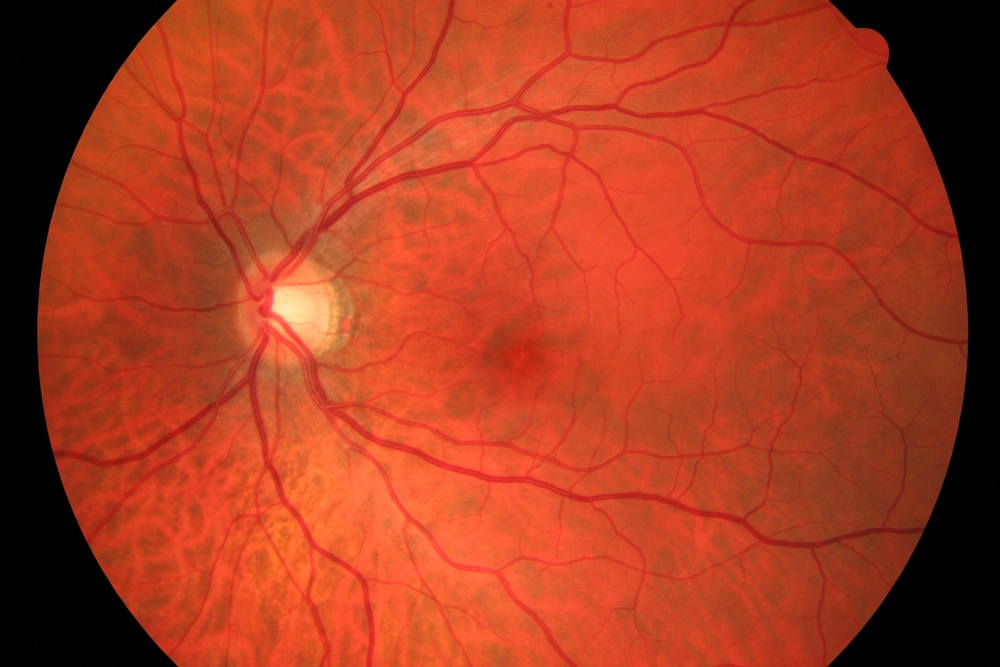
%> input picture 2D/images/sampleImage.jpg, 1000 x 667 px, shrunk from 3504 x 2336 before the run
$ octave FAT_test_2D.m   (GNU Octave 9; MATLAB toolbox functions it lacks are replaced by stand-ins)
%> lines starting %> are read from the running program, lines starting %| are printed output that depends on the picture
### 2D/lib/normalize.m
function im = normalize(im)
im = double(im); im = (im - min(im(:))) / (max(im(:)) - min(im(:)));
end

### 2D/lib/FractionalIstropicTensor.m
function out = FractionalIstropicTensor(I,sigmas,tau,tau2,D,spacing,whiteondark)
% calculates the vesselness Fractional anisotropy tensor of a 2D
% input image
%   -Fractional anisotropy tensor equation:
%    Reference :
%     Hansen, Charles D., and Chris R. Johnson. Visualization handbook. Academic Press, 2011.�? APA
% inputs,
%   I : 2D image
%   sigmas : vector of scales on which the vesselness is computed
%   spacing : input image spacing resolution - during hessian matrix
%       computation, the gaussian filter kernel size in each dimension can
%       be adjusted to account for different image spacing for different
%       dimensions
%   tau,tau 2: cutoff thresholding related to eignvlaues.
%   D  : the step size of soultion evolution.
%
% outputs,
%   out: final vesselness response over scales sigmas
%
% Example:

% out = FractionalIstropicTensor(I, sigmas,spacing,tau ,tau2,D )
% sigmas = [1:1:3];
% out = FractionalIstropicTensor(I, sigmas, 1,0.03,0.3,0.27)
%
% Function written by Haifa F. Alhasson , Durham University (Dec 2017)
% Based on code by T. Jerman, University of Ljubljana (October 2014)
%%
spacing = [spacing spacing];
verbose = 1;
%% preprocessing
I = single(I);
%% Enhancement
vesselness = zeros(size(I));
for j = 1:length(sigmas)
    if verbose
        %disp(['Current filter scale (sigma): ' num2str(sigmas(j)) ]);
    end
    %% (1) Eigen-values
    [~, Lambda2] = imageEigenvalues(I,sigmas(j),spacing,whiteondark);
    %% filter response at current scale from RVR
    Lambda3 = Lambda2;
    Lambda3(Lambda3<0 & Lambda3 >= tau .* min(Lambda3(:)))=  tau.* min(Lambda3(:));
    %% New filter response
    Lambda4 = Lambda2;
    Lambda4(Lambda4<0 & Lambda4 >= tau2 .* min(Lambda4(:)))= tau2.* min(Lambda4(:));
    %% (2) Fractional Anisotropy Tensor equation:
    % Mean Eigen-value (LambdaMD):
    LambdaMD = abs(abs(Lambda2)+ abs(Lambda3) +abs(Lambda4))./3;
    % response at current scale
    response = sqrt((((abs(Lambda2))-abs(LambdaMD)).^2+(abs((Lambda3))-abs(LambdaMD)).^2+(abs(Lambda4)-abs(LambdaMD)).^2)) ./sqrt(((abs(Lambda2))).^2+((abs(Lambda3))).^2+(abs(Lambda4)).^2);
    response  = imcomplement(sqrt(3./2).*response);
    %% (3) Post-processing: targeting gaussian noise in the background
    x = Lambda3 - Lambda2;
    response(x == min(x(:))) = 1;
    response(x < max(x(:))) = 0;
    response(Lambda2 > x) = 0;
% [4 lines of commented-out code are left out]
    response(Lambda3 > x) = 0;
    response(Lambda2>=0) = 0;
    response(Lambda3>=0) = 0;
    response(~isfinite(response)) = 0;

    %% (4) Update vesselness & I
    if(j==1)
        vesselness = response;
    else
        vesselness = vesselness + D .* tanh( response - D);
        vesselness = max(vesselness,response);
    end
    % Normalize vessleness
     vesselness = min(max(vesselness, 0), 1);

    clear Lambda2 Lambda3 Lambda4 LambdaMD
end
out = vesselness ./ max(vesselness(:));
out(out < 1e-2) = 0;
function [Lambda1, Lambda2] = imageEigenvalues(I,sigma,spacing,whiteondark)
% calculates the two eigenvalues for each voxel in a volume

% Calculate the 2D hessian
[Hxx, Hyy, Hxy] = Hessian2D(I,sigma,spacing);

% Correct for scaling
c=sigma.^2;
Hxx = c*Hxx;
Hxy = c*Hxy;
Hyy = c*Hyy;

% correct sign based on brightness of structuress
if whiteondark == false
    c=-1;
    Hxx = c*Hxx;
    Hxy = c*Hxy;
    Hyy = c*Hyy;
end

% reduce computation by computing vesselness only where needed
% S.-F. Yang and C.-H. Cheng, �Fast computation of Hessian-based
% enhancement filters for medical images,� Comput. Meth. Prog. Bio., vol.
% 116, no. 3, pp. 215�225, 2014.
B1 = - (Hxx+Hyy);
B2 = Hxx .* Hyy - Hxy.^2;


T = ones(size(B1));
T(B1<0) = 0;
T(B2==0 & B1 == 0) = 0;

clear B1 B2;

indeces = find(T==1);

Hxx = Hxx(indeces);
Hyy = Hyy(indeces);
Hxy = Hxy(indeces);

% Calculate eigen values
[Lambda1i,Lambda2i]=eigvalOfHessian2D(Hxx,Hxy,Hyy);

clear Hxx Hyy Hxy;

Lambda1 = zeros(size(T));
Lambda2 = zeros(size(T));

Lambda1(indeces) = Lambda1i;
Lambda2(indeces) = Lambda2i;

% some noise removal
Lambda1(~isfinite(Lambda1)) = 0;
Lambda2(~isfinite(Lambda2)) = 0;

Lambda1(abs(Lambda1) < 1e-4) = 0;
Lambda2(abs(Lambda2) < 1e-4) = 0;


function [Dxx, Dyy, Dxy] = Hessian2D(I,Sigma,spacing)
%  filters the image with an Gaussian kernel
%  followed by calculation of 2nd order gradients, which aprroximates the
%  2nd order derivatives of the image.
%
% [Dxx, Dyy, Dxy] = Hessian2D(I,Sigma,spacing)
%
% inputs,
%   I : The image, class preferable double or single
%   Sigma : The sigma of the gaussian kernel used. If sigma is zero
%           no gaussian filtering.
%   spacing : input image spacing
%
% outputs,
%   Dxx, Dyy, Dxy: The 2nd derivatives

if nargin < 3, Sigma = 1; end

if(Sigma>0)
    F=imgaussian(I,Sigma,spacing);
else
    F=I;
end

% Create first and second order diferentiations
Dy=gradient2(F,'y');
Dyy=(gradient2(Dy,'y'));
clear Dy;

Dx=gradient2(F,'x');
Dxx=(gradient2(Dx,'x'));
Dxy=(gradient2(Dx,'y'));
clear Dx;

function D = gradient2(F,option)
% Example:
%
% Fx = gradient2(F,'x');

[k,l] = size(F);
D  = zeros(size(F),class(F));

switch lower(option)
case 'x'
    % Take forward differences on left and right edges
    D(1,:) = (F(2,:) - F(1,:));
    D(k,:) = (F(k,:) - F(k-1,:));
    % Take centered differences on interior points
    D(2:k-1,:) = (F(3:k,:)-F(1:k-2,:))/2;
case 'y'
    D(:,1) = (F(:,2) - F(:,1));
    D(:,l) = (F(:,l) - F(:,l-1));
    D(:,2:l-1) = (F(:,3:l)-F(:,1:l-2))/2;
otherwise
    disp('Unknown option')
end

function I=imgaussian(I,sigma,spacing,siz)
% IMGAUSSIAN filters an 1D, 2D color/greyscale or 3D image with an
% Gaussian filter. This function uses for filtering IMFILTER or if
% compiled the fast  mex code imgaussian.c . Instead of using a
% multidimensional gaussian kernel, it uses the fact that a Gaussian
% filter can be separated in 1D gaussian kernels.
%
% J=IMGAUSSIAN(I,SIGMA,SIZE)
%
% inputs,
%   I: 2D input image
%   SIGMA: The sigma used for the Gaussian kernel
%   SPACING: input image spacing
%   SIZ: Kernel size (single value) (default: sigma*6)
%
% outputs,
%   I: The gaussian filtered image
%

if(~exist('siz','var')), siz=sigma*6; end

if(sigma>0)

    % Filter each dimension with the 1D Gaussian kernels\
    x=-ceil(siz/spacing(1)/2):ceil(siz/spacing(1)/2);
    H = exp(-(x.^2/(2*(sigma/spacing(1))^2)));
    H = H/sum(H(:));
    Hx=reshape(H,[length(H) 1]);

    x=-ceil(siz/spacing(2)/2):ceil(siz/spacing(2)/2);
    H = exp(-(x.^2/(2*(sigma/spacing(2))^2)));
    H = H/sum(H(:));
    Hy=reshape(H,[1 length(H)]);

    I=imfilter(imfilter(I,Hx, 'same' ,'replicate'),Hy, 'same' ,'replicate');
end

function [Lambda1,Lambda2]=eigvalOfHessian2D(Dxx,Dxy,Dyy)
% This function calculates the eigen values from the
% hessian matrix, sorted by abs value

% Compute the eigenvectors of J, v1 and v2
tmp = sqrt((Dxx - Dyy).^2 + 4*Dxy.^2);

% Compute the eigenvalues
mu1 = 0.5*(Dxx + Dyy + tmp);
mu2 = 0.5*(Dxx + Dyy - tmp);

% Sort eigen values by absolute value abs(Lambda1)<abs(Lambda2)
check=abs(mu1)>abs(mu2);

Lambda1=mu1; Lambda1(check)=mu2(check);
Lambda2=mu2; Lambda2(check)=mu1(check);

### 2D/lib/ProbabiliticFractionalIstropicTensor.m
function out = ProbabiliticFractionalIstropicTensor(I,sigmas,tau,tau2,D,spacing,whiteondark)
% calculates the vesselness Probabilitic Fractional anisotropy tensor of a 2D
%    Reference :
%    1- Hansen, Charles D., and Chris R. Johnson. Visualization handbook. Academic Press, 2011.�? APA
%    2- Prados, Ferran, et al. "Analysis of new diffusion tensor imaging anisotropy measures in the three�?phase plot." Journal of Magnetic Resonance Imaging 31.6 (2010): 1435-1444.�?
% inputs,
%   I : 2D image
%   sigmas : vector of scales on which the vesselness is computed
%   spacing : input image spacing resolution - during hessian matrix
%       computation, the gaussian filter kernel size in each dimension can
%       be adjusted to account for different image spacing for different
%       dimensions
%   tau,tau 2: cutoff thresholding related to eignvlaues.
%   D  : the step size of soultion evolution.
%
% outputs,
%   out: final vesselness response over scales sigmas
%
% Example:

% out = ProbabiliticFractionalIstropicTensor(I, sigmas,spacing,tau ,tau2,D)
% sigmas = [1:1:3];
% out = ProbabiliticFractionalIstropicTensor(I, sigmas, 1,0.03,0.3,0.27)
%
% Function written by Haifa F. Alhasson , Durham University (Dec 2017)
% Based on code by T. Jerman, University of Ljubljana (October 2014)
%%
spacing = [spacing(1) spacing(1)];
verbose = 1;
%% preprocessing
I = single(I);
%% Enhancement
vesselness = zeros(size(I));
for j = 1:length(sigmas)
    if verbose
        %disp(['Current filter scale (sigma): ' num2str(sigmas(j)) ]);
    end
    %% (1) Eigen-values
    [~, Lambda2] = imageEigenvalues(I,sigmas(j),spacing,whiteondark);
    %% filter response at current scale from RVR
    Lambda3 = Lambda2;
    Lambda3(Lambda3<0 & Lambda3 >= tau .* min(Lambda3(:)))=  tau.* min(Lambda3(:));
    %% New filter response
    Lambda4 = Lambda2;
    Lambda4(Lambda4<0 & Lambda4 >= tau2 .* min(Lambda4(:)))= tau2.* min(Lambda4(:));
    %% (2) Fractional Anisotropy Tensor equation:
    % Mean Eigen-value (LambdaMD):
    Trace = (abs(Lambda2)+ abs(Lambda3) +abs(Lambda4));
    LambdaMD = 1./3;
    %%
    p2= abs(Lambda2./Trace);
    p3= abs(Lambda3./Trace);
    p4= abs(Lambda4./Trace);
    % response at current scale
    response = sqrt((((abs(p2))-abs(LambdaMD)).^2+(abs((p3))-abs(LambdaMD)).^2+(abs(p4)-abs(LambdaMD)).^2)) ./sqrt((p2).^2+((p3)).^2+(p4).^2);
    response = sqrt(3./2).*(response);
    response  = (imcomplement(response));
    %% (3) Post-processing: targeting gaussian noise in the background
     x = Lambda3 - Lambda2;
    response(x == min(x(:))) = 1;
    response(x < max(x(:))) = 0;
    response(Lambda2 > x) = 0;
% [5 lines of commented-out code are left out]
    response(Lambda3 > x) = 0;
    response(Lambda2>=0) = 0;
    response(Lambda3>=0) = 0;
    response(~isfinite(response)) = 0;
    %% (4) Update vesselness & I
    if(j==1)
        vesselness = response;
    else
        vesselness = vesselness + D .* ( response - D);
        vesselness = max(vesselness,response);
    end
    % Normalize vessleness
     vesselness = min(max(vesselness, 0), 1);
    clear Lambda2 Lambda3 Lambda4 LambdaMD
end
out = vesselness ./ max(vesselness(:));
out(out < 1e-2) = 0;

function [Lambda1, Lambda2] = imageEigenvalues(I,sigma,spacing,whiteondark)
% calculates the two eigenvalues for each voxel in a volume

% Calculate the 2D hessian
[Hxx, Hyy, Hxy] = Hessian2D(I,sigma,spacing);

% Correct for scaling
c=sigma.^2;
Hxx = c*Hxx;
Hxy = c*Hxy;
Hyy = c*Hyy;

% correct sign based on brightness of structuress
if whiteondark == false
    c=-1;
    Hxx = c*Hxx;
    Hxy = c*Hxy;
    Hyy = c*Hyy;
end

% reduce computation by computing vesselness only where needed
% S.-F. Yang and C.-H. Cheng, �Fast computation of Hessian-based
% enhancement filters for medical images,� Comput. Meth. Prog. Bio., vol.
% 116, no. 3, pp. 215�225, 2014.
B1 = - (Hxx+Hyy);
B2 = Hxx .* Hyy - Hxy.^2;


T = ones(size(B1));
T(B1<0) = 0;
T(B2==0 & B1 == 0) = 0;

clear B1 B2;

indeces = find(T==1);

Hxx = Hxx(indeces);
Hyy = Hyy(indeces);
Hxy = Hxy(indeces);

% Calculate eigen values
[Lambda1i,Lambda2i]=eigvalOfHessian2D(Hxx,Hxy,Hyy);

clear Hxx Hyy Hxy;

Lambda1 = zeros(size(T));
Lambda2 = zeros(size(T));

Lambda1(indeces) = Lambda1i;
Lambda2(indeces) = Lambda2i;

% some noise removal
Lambda1(~isfinite(Lambda1)) = 0;
Lambda2(~isfinite(Lambda2)) = 0;

Lambda1(abs(Lambda1) < 1e-4) = 0;
Lambda2(abs(Lambda2) < 1e-4) = 0;


function [Dxx, Dyy, Dxy] = Hessian2D(I,Sigma,spacing)
%  filters the image with an Gaussian kernel
%  followed by calculation of 2nd order gradients, which aprroximates the
%  2nd order derivatives of the image.
%
% [Dxx, Dyy, Dxy] = Hessian2D(I,Sigma,spacing)
%
% inputs,
%   I : The image, class preferable double or single
%   Sigma : The sigma of the gaussian kernel used. If sigma is zero
%           no gaussian filtering.
%   spacing : input image spacing
%
% outputs,
%   Dxx, Dyy, Dxy: The 2nd derivatives

if nargin < 3, Sigma = 1; end

if(Sigma>0)
    F=imgaussian(I,Sigma,spacing);
else
    F=I;
end

% Create first and second order diferentiations
Dy=gradient2(F,'y');
Dyy=(gradient2(Dy,'y'));
clear Dy;

Dx=gradient2(F,'x');
Dxx=(gradient2(Dx,'x'));
Dxy=(gradient2(Dx,'y'));
clear Dx;

function D = gradient2(F,option)
% Example:
%
% Fx = gradient2(F,'x');

[k,l] = size(F);
D  = zeros(size(F),class(F));

switch lower(option)
case 'x'
    % Take forward differences on left and right edges
    D(1,:) = (F(2,:) - F(1,:));
    D(k,:) = (F(k,:) - F(k-1,:));
    % Take centered differences on interior points
    D(2:k-1,:) = (F(3:k,:)-F(1:k-2,:))/2;
case 'y'
    D(:,1) = (F(:,2) - F(:,1));
    D(:,l) = (F(:,l) - F(:,l-1));
    D(:,2:l-1) = (F(:,3:l)-F(:,1:l-2))/2;
otherwise
    disp('Unknown option')
end

function I=imgaussian(I,sigma,spacing,siz)
% IMGAUSSIAN filters an 1D, 2D color/greyscale or 3D image with an
% Gaussian filter. This function uses for filtering IMFILTER or if
% compiled the fast  mex code imgaussian.c . Instead of using a
% multidimensional gaussian kernel, it uses the fact that a Gaussian
% filter can be separated in 1D gaussian kernels.
%
% J=IMGAUSSIAN(I,SIGMA,SIZE)
%
% inputs,
%   I: 2D input image
%   SIGMA: The sigma used for the Gaussian kernel
%   SPACING: input image spacing
%   SIZ: Kernel size (single value) (default: sigma*6)
%
% outputs,
%   I: The gaussian filtered image
%

if(~exist('siz','var')), siz=sigma*6; end

if(sigma>0)

    % Filter each dimension with the 1D Gaussian kernels\
    x=-ceil(siz/spacing(1)/2):ceil(siz/spacing(1)/2);
    H = exp(-(x.^2/(2*(sigma/spacing(1))^2)));
    H = H/sum(H(:));
    Hx=reshape(H,[length(H) 1]);

    x=-ceil(siz/spacing(2)/2):ceil(siz/spacing(2)/2);
    H = exp(-(x.^2/(2*(sigma/spacing(2))^2)));
    H = H/sum(H(:));
    Hy=reshape(H,[1 length(H)]);

    I=imfilter(imfilter(I,Hx, 'same' ,'replicate'),Hy, 'same' ,'replicate');
end

function [Lambda1,Lambda2]=eigvalOfHessian2D(Dxx,Dxy,Dyy)
% This function calculates the eigen values from the
% hessian matrix, sorted by abs value

% Compute the eigenvectors of J, v1 and v2
tmp = sqrt((Dxx - Dyy).^2 + 4*Dxy.^2);

% Compute the eigenvalues
mu1 = 0.5*(Dxx + Dyy + tmp);
mu2 = 0.5*(Dxx + Dyy - tmp);

% Sort eigen values by absolute value abs(Lambda1)<abs(Lambda2)
check=abs(mu1)>abs(mu2);

Lambda1=mu1; Lambda1(check)=mu2(check);
Lambda2=mu2; Lambda2(check)=mu1(check);

### 2D/FAT_test_2D.m
%% Clear
clc; clear; close all;
%% Adding Paths
addpath('../2D/images/');
addpath('../2D/lib/');
addpath('../2D/results/');
%% Folders
LFAT = 'results/LFAT/';
PFAT = 'results/PFAT/';
ext1 = '.png';
ext2 = '.mat';
foldername = './images/';
%% Add Filename
filename = 'sampleImage';
ext = '.jpg';
%% Load image
I = imread([foldername filename ext]);
%> I is the input picture: size 667x1000x3 uint8; mean R, G, B 169.4, 59.9, 32.7
%% Normalize the image
I = normalize(I);
I = mat2gray(imcomplement(I(:,:,2)));
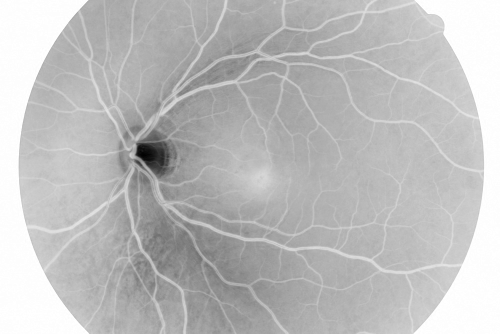
%> I: size 667x1000 double (shown at 1/2 size); min 0, max 1, mean 0.744
%% Parameters setting
sigmas = [1:1:5];
spacing = .7; whiteondark= true;
tau = 0.05; tau2 = 0.25; D = 0.45;
%% Proposed Method (Eign values based version)
iout1 = FractionalIstropicTensor(I,sigmas,tau,tau2,D,spacing,whiteondark);
%> the loop in FractionalIstropicTensor, `for j = 1:length(sigmas)` made 5 passes
%> pass 1, in Hessian2D, `Dy=gradient2(F,'y');`:
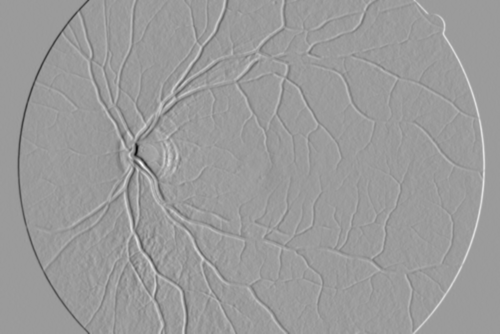
%> Dy: size 667x1000 single (shown at 1/2 size); min -0.112, max 0.0723, mean -7.66e-08; drawn with min black and max white
%> after the loop in FractionalIstropicTensor, `for j = 1:length(sigmas)`:
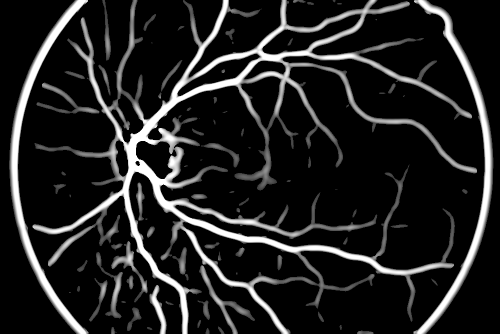
%> response: size 667x1000 double (shown at 1/2 size); min 0, max 1, mean 0.133
%> after the loop in FractionalIstropicTensor, `for j = 1:length(sigmas)`:
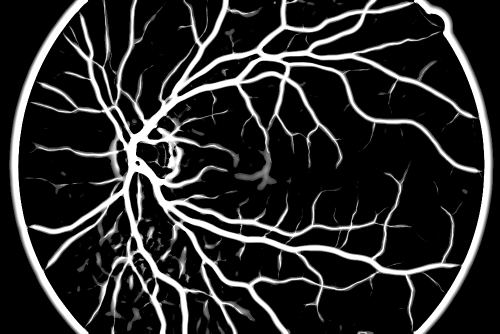
%> vesselness: size 667x1000 double (shown at 1/2 size); min 0, max 1, mean 0.162
iout1 = normalize(iout1);
clear Hxx Hyx Hxy Hyy
clear Lambda2 Lambda3 Lambda4 response  x

%% Proposed Method (probability based version)
iout2 = ProbabiliticFractionalIstropicTensor(I,sigmas,tau,tau2,D,spacing,whiteondark);
%> the loop in ProbabiliticFractionalIstropicTensor, `for j = 1:length(sigmas)` made 5 passes
%> pass 1, in Hessian2D, `Dxx=(gradient2(Dx,'x'));`:
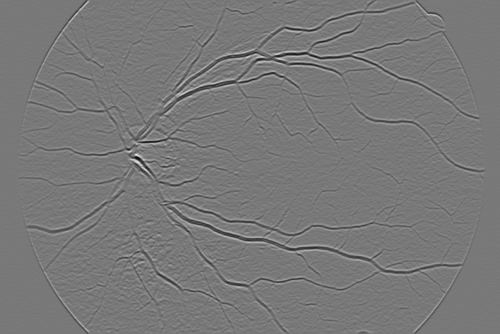
%> Dxx: size 667x1000 single (shown at 1/2 size); min -0.0274, max 0.0304, mean 2.08e-06; drawn with min black and max white
%> pass 1, in imageEigenvalues, `B1 = - (Hxx+Hyy);`:
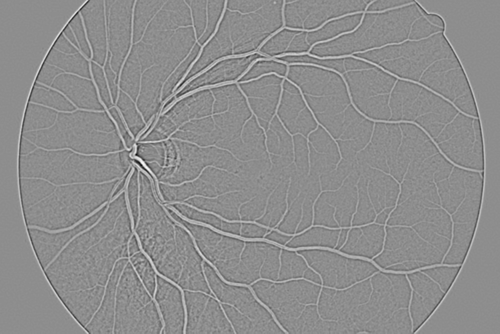
%> B1: size 667x1000 single (shown at 1/2 size); min -0.0494, max 0.0395, mean -2.19e-06; drawn with min black and max white
%> pass 1, in imageEigenvalues, `B2 = Hxx .* Hyy - Hxy.^2;`:
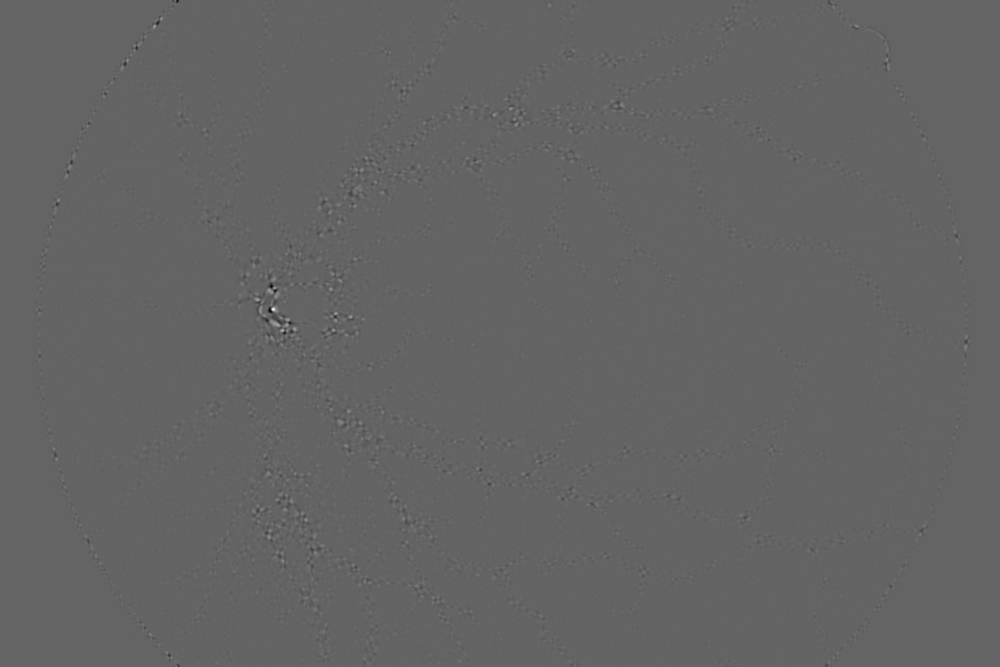
%> B2: size 667x1000 single; min -0.000338, max 0.000523, mean -9.14e-09; drawn with min black and max white
iout2 = normalize(iout2);
clear Hxx Hyx Hxy Hyy
clear Lambda2 Lambda3 Lambda4 response x

%% Display output
figure,subplot(1,3,1),imagesc(I), title('Original image');
colormap gray; axis equal; axis off;
subplot(1,3,2),imagesc(iout1),title('LFAT');
colormap gray; axis equal; axis off;
subplot(1,3,3),imagesc(iout2),title('PFAT');
colormap gray; axis equal; axis off;

%% Save and Write
%Save as 'png' image
imwrite(iout1,(fullfile(LFAT,[filename ext1])),'XResolution',300);
imwrite(iout2,(fullfile(PFAT,[filename ext1])),'XResolution',300);
